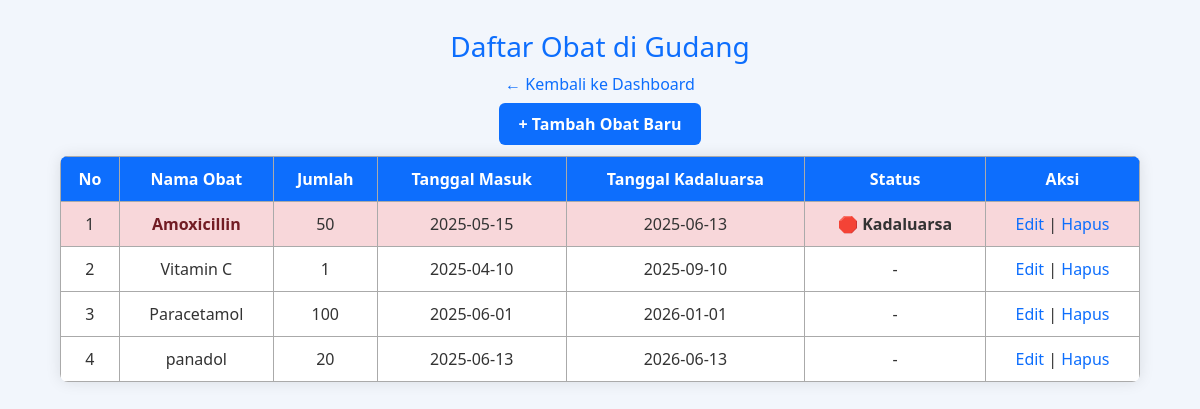
The page / (signed in) on the database its author committed.
### tables this page shows
CREATE TABLE `obat` (
  `id` int(11) NOT NULL,
  `nama_obat` varchar(100) DEFAULT NULL,
  `jumlah` int(11) DEFAULT NULL,
  `tanggal_masuk` date DEFAULT NULL,
  `tanggal_kadaluarsa` date DEFAULT NULL
);

### index.php (the view, shortened to what this page needs)
<?php include 'koneksi.php'; ?>
<!DOCTYPE html>
<html>
<head>
    <link href="https://cdn.jsdelivr.net/npm/bootstrap@5.3.0/dist/css/bootstrap.min.css" rel="stylesheet">
    <link rel="stylesheet" href="assets/css/style.css">
</head>
<body>
<h2>Daftar Obat di Gudang</h2>
<p style="text-align: center;">
    <a href="dashboard.php">← Kembali ke Dashboard</a>
</p>
<div class="tambah-link">
    <a href="tambah.php">+ Tambah Obat Baru</a>
</div>
<table>
    <tr>
        <th>No</th>
        <th>Nama Obat</th>
        <th>Jumlah</th>
        <th>Tanggal Masuk</th>
        <th>Tanggal Kadaluarsa</th>
        <th>Status</th>
        <th>Aksi</th>
    </tr>
    <?php
    $no = 1;
    $today = date("Y-m-d");
    $query = mysqli_query($conn, "SELECT * FROM obat ORDER BY tanggal_kadaluarsa ASC");
    while ($data = mysqli_fetch_array($query)) {
        $tanggal_masuk = $data['tanggal_masuk'];
        $tanggal_kadaluarsa = $data['tanggal_kadaluarsa'];
        $masa_simpan = (strtotime($tanggal_kadaluarsa) - strtotime($tanggal_masuk)) / (60 * 60 * 24);
        $sudah_kadaluarsa = strtotime($tanggal_kadaluarsa) < strtotime($today);
        $status = "-";
        $baris_class = "";
        $class_nama = "";
        if ($sudah_kadaluarsa) {
            $status = "🛑 <strong>Kadaluarsa</strong>";
            $baris_class = "expired";
            $class_nama = "nama-obat-expired";
        } elseif ($masa_simpan <= 30) {
            $status = "⚠️ <strong>Hampir Kadaluarsa</strong>";
            $baris_class = "warning";
            $class_nama = "nama-obat-warning";
        }
        echo "<tr class='$baris_class'>
                <td>$no</td>
                <td class='$class_nama'>{$data['nama_obat']}</td>
                <td>{$data['jumlah']}</td>
                <td>{$data['tanggal_masuk']}</td>
                <td>{$data['tanggal_kadaluarsa']}</td>
                <td>$status</td>
                <td>
                    <a href='edit.php?id={$data['id']}'>Edit</a> |
                    <a href='hapus.php?id={$data['id']}' onclick='return confirm(\"Yakin hapus?\")'>Hapus</a>
                </td>
              </tr>";
        $no++;
    }
    ?>
</table>
</body>
</html>

### assets/css/style.css (style rules this page uses)
body { font-family: 'Segoe UI', sans-serif; background: #f2f6fc; color: #333; margin: 0; padding: 0; }
h2 { margin-top: 30px; font-size: 28px; color: #0d6efd; }
a { text-decoration: none; color: #0d6efd; }
.tambah-link a { background-color: #0d6efd; color: #fff; padding: 10px 20px; border-radius: 6px; transition: 0.3s; font-weight: bold; }
table { width: 90%; margin: 30px auto; border-collapse: collapse; box-shadow: 0 0 15px rgba(0,0,0,0.1); background-color: #fff; border-radius: 8px; overflow: hidden; }
th { background-color: #0d6efd; color: white; padding: 12px; }
td { padding: 10px; border-bottom: 1px solid #eee; }

### index.php (style rules this page uses)
table { border-collapse: collapse; width: 90%; margin: 20px auto; }
th, td { padding: 10px; border: 1px solid #aaa; text-align: center; }
.expired { background-color: #f8d7da; }
.nama-obat-expired { font-weight: bold; color: #721c24; }
h2 { text-align: center; }
.tambah-link { text-align: center; margin: 10px; }

### rows shown on the page
obat: nama_obat "Amoxicillin", jumlah "50", tanggal_masuk "2025-05-15", tanggal_kadaluarsa "2025-06-13", shows "Kadaluarsa"
obat: nama_obat "Vitamin C", jumlah "1", tanggal_masuk "2025-04-10", tanggal_kadaluarsa "2025-09-10", status "-"
obat: nama_obat "Paracetamol", jumlah "100", tanggal_masuk "2025-06-01", tanggal_kadaluarsa "2026-01-01", status "-"
obat: nama_obat "panadol", jumlah "20", tanggal_masuk "2025-06-13", tanggal_kadaluarsa "2026-06-13", status "-"
